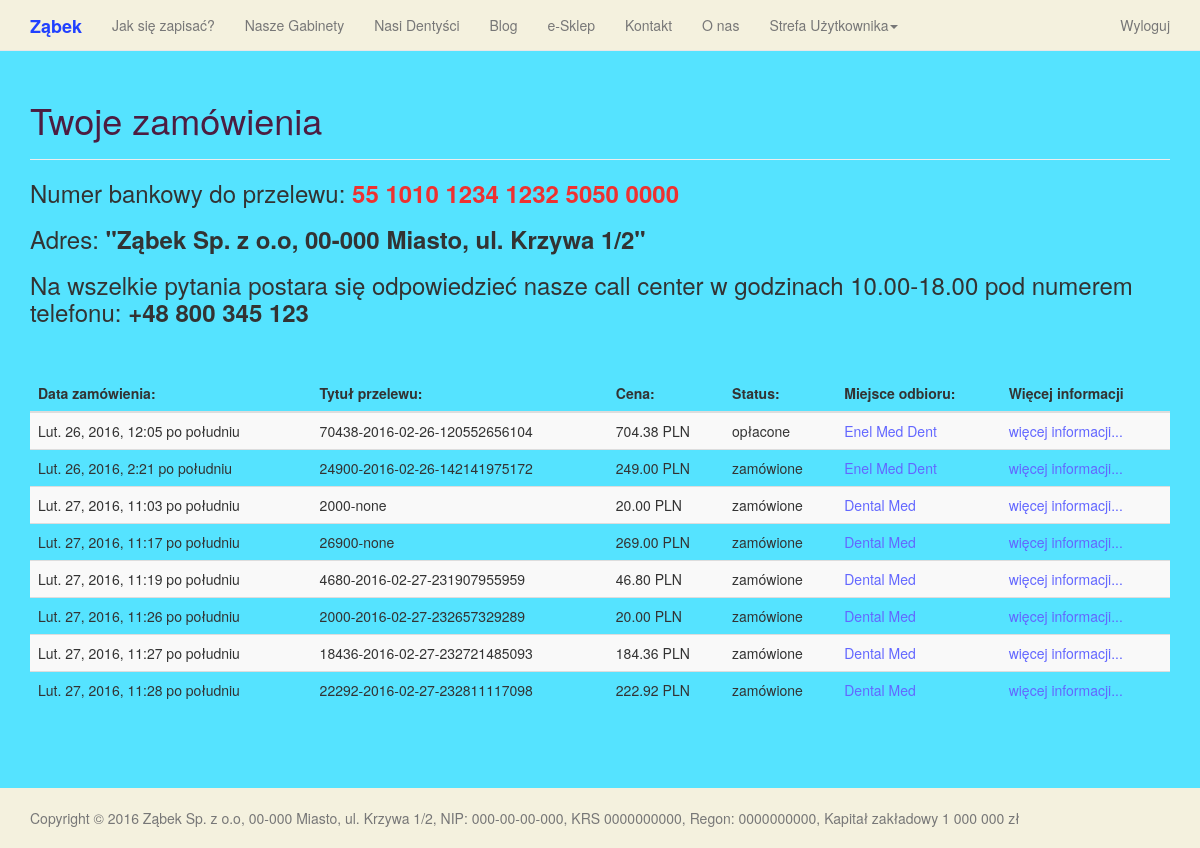
The app's page /shop/purchase_list/ (signed in), older data.
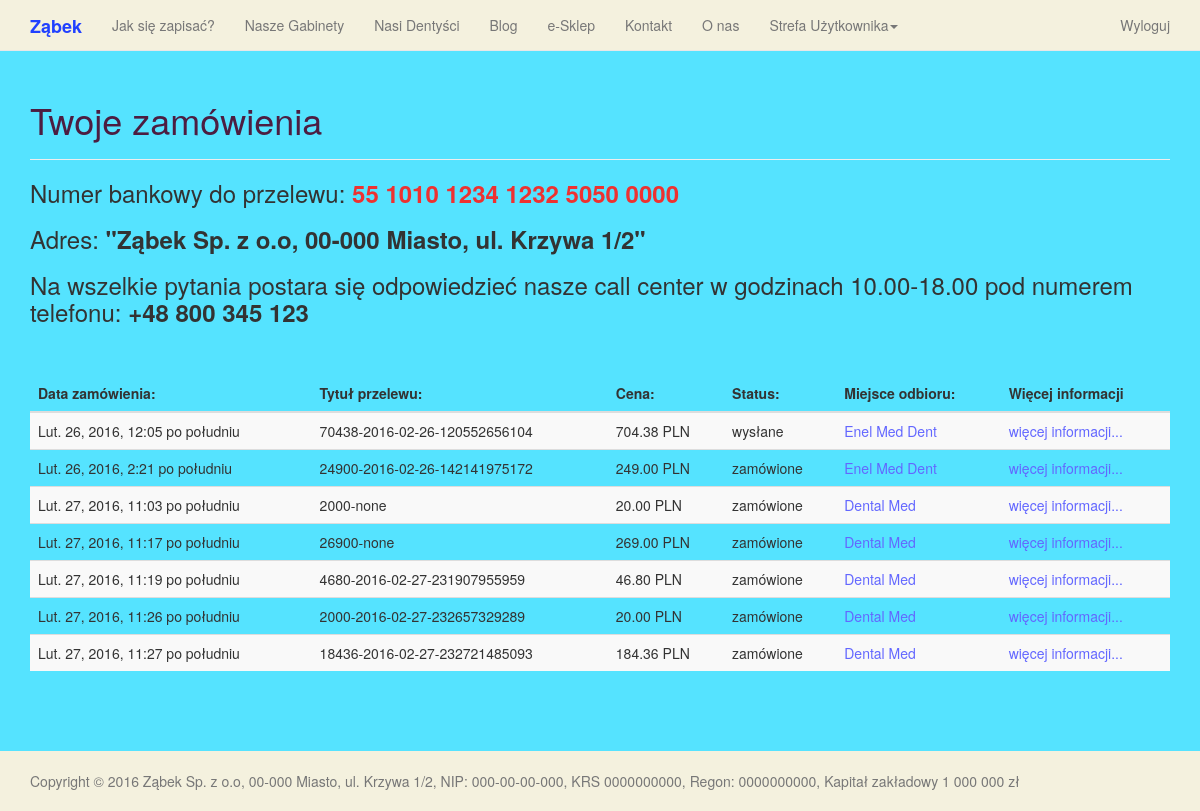
The same page, newer data.
### shop/models.py (models this page shows, shortened)
class Purchase(models.Model):
    STATUSES = [
        ("A", "zamówione"),
        ("B", "opłacone"),
        ("C", "zwrócone"),
        ("D", "reklamacja"),
        ("E", "potwierdzone"),
        ("F", "wysłane"),
        ("G", "gotowe do odbioru"),
        ("H", "odebrane"),
        ("I", "nieopłacone"),
        ("J", "nieodebrane"),
        ("K", "zarchiwizowane"),
    ]
    product_1 = models.ForeignKey(Product, null=True, blank=True, related_name='product_slot_1')
    quantity_1 = models.PositiveIntegerField(null=True, blank=True, default=1)
    product_2 = models.ForeignKey(Product, null=True, blank=True, related_name='product_slot_2')
    quantity_2 = models.PositiveIntegerField(null=True, blank=True, default=1)
    product_3 = models.ForeignKey(Product, null=True, blank=True, related_name='product_slot_3')
    quantity_3 = models.PositiveIntegerField(null=True, blank=True, default=1)
    product_4 = models.ForeignKey(Product, null=True, blank=True, related_name='product_slot_4')
    quantity_4 = models.PositiveIntegerField(null=True, blank=True, default=1)
    product_5 = models.ForeignKey(Product, null=True, blank=True, related_name='product_slot_5')
    quantity_5 = models.PositiveIntegerField(null=True, blank=True, default=1)
    purchaser = models.ForeignKey(User)
    office = models.ForeignKey(main_page.models.Office, null=False, blank=False)
    date = models.DateTimeField(auto_now_add=True)
    total_price = models.DecimalField(max_digits=6, decimal_places=2, null=True, blank=True)
    status = models.CharField(choices=STATUSES, null=True, blank=True, max_length=20)
    additional_info = models.CharField(max_length=250, null=True, blank=True)
    purchase_id = models.CharField(max_length=50, null=True, blank=True)
    def status_verbose(self):
        return dict(Purchase.STATUSES)[self.status]
    def get_absolute_url(self):
        return "/shop/purchase/{0}/".format(self.pk)
    class Meta:
        verbose_name = "Shop Purchase"
        verbose_name_plural = 'Shop Purchases'

### main_page/models.py (models this page shows, shortened)
class Contact(Address):
    phone_regex = RegexValidator(regex=r'^\+?1?\d{9,15}$', message="Niepoprawny numer telefonu. Powinien mieć minimum 9 i maksymalnie 15 cyfr")
    phone_number = models.CharField(validators=[phone_regex], blank=True, max_length=15, help_text="Numer telefonu")
    phone_number_alt = models.CharField(validators=[phone_regex], blank=True, max_length=15, help_text="Alternatywny numer telefonu")
    email = models.EmailField(null=True, help_text="Adres email")
    skype = models.CharField(max_length=50, null=True, blank=True)
    class Meta:
        abstract = True

class Office(Contact):
    user = models.OneToOneField(User, blank=True, null=True, related_name='office_user')
    name = models.CharField(max_length=150)
    office_id = models.CharField(max_length=10, unique=True, null=False, blank=False, help_text="Indywidualna nazwa kodowa gabinetu")
    text = MarkdownField(null=True, help_text="Informacje o gabiencie")
    price_list = MarkdownField(null=True, help_text="Cennik")
    logo_image = models.ImageField(upload_to="offices", blank=True, null=True, help_text="Logo")
    slug = models.SlugField(max_length=100, unique=True, blank=True, null=True)
    def get_absolute_url(self):
        return "/office/{0}/".format(self.slug)
    class Meta:
        verbose_name = "Office"
        verbose_name_plural = 'Offices'

### shop/views.py (the view)
class PurchaseListView(generic.ListView):
    queryset = models.Purchase.objects.all()
    template_name = "shop/purchase_list.html"
    paginate_by = 12
    def get_queryset(self):
        queryset = super(PurchaseListView, self).get_queryset().filter(purchaser=self.request.user)
        return queryset
    @method_decorator(login_required)
    @method_decorator(user_passes_test(lambda u: u.groups.filter(name='Patients').count() == 1, login_url='/forbidden'))
    def dispatch(self, *args, **kwargs):
        return super(PurchaseListView, self).dispatch(*args, **kwargs)

### shop/templates/shop/purchase_list.html (shortened to what this page needs)
{% extends "base.html" %}
    {% load django_markdown %}
    {% load  static %}
    {% block header %}
    {% if user.groups.all.0.name == 'Patients' %}
    <h1>Twoje zamówienia</h1>
    {% else %}
    <h1>Zamówienia klientów z miejscem odbioru w Twoim gabinecie:</h1>
    {% endif %}
    {% endblock %}
    {% block content %}
        {% if object_list %}
        {% for purchase in object_list %}
            {% if forloop.counter == 1 %}
            {% if user.id == purchase.purchaser.id %}
            <h3>Numer bankowy do przelewu: <b class="info">55 1010 1234 1232 5050 0000</b></h3>
            <h3>Adres: <b>"Ząbek Sp. z o.o, 00-000 Miasto, ul. Krzywa 1/2"</b></h3>
            <h3>Na wszelkie pytania postara się odpowiedzieć nasze call center w godzinach 10.00-18.00 pod numerem telefonu: <b>+48 800 345 123</b></h3>
            <BR>&nbsp;<BR>
            {% endif %}
            {% endif %}
        {% endfor %}
            <table class="table table-striped">
            <thead>
                <tr>
                    <th>Data zamówienia:</th>
                    <th>Tytuł przelewu:</th>
                    <th>Cena:</th>
                    <th>Status:</th>
                    <th>Miejsce odbioru:</th>
                    <th>Więcej informacji</th>
                </tr>
            </thead>
            <tbody>
            {% for purchase in object_list %}
            <tr>
                <td>
                    {{ purchase.date }}
                </td>
                <td>
                    {{ purchase.purchase_id }}
                </td>
                <td>
                    {{ purchase.total_price }} PLN
                </td>
                <td>
                    {{ purchase.status_verbose }}
                </td>
                <td>
                    <a href="{{purchase.office.get_absolute_url}}">{{ purchase.office.name }}
                </td>
                <td>
                    <a id="more_info" href="{{ purchase.get_absolute_url }}">więcej informacji...</a>
                </td>
            </div>
            </tr>
            {% endfor %}
        {% endif %}
    {% endblock %}

Row changes from the older to the newer data that the page shows:
no longer on this page (row edited): Purchase: date "Lut. 27, 2016, 11:28 po południu", purchase_id "22292-2016-02-27-232811117098", total_price "222.92", status_verbose "zamówione", office.name "Dental Med"
changed Purchase: status_verbose "opłacone" → "wysłane"
